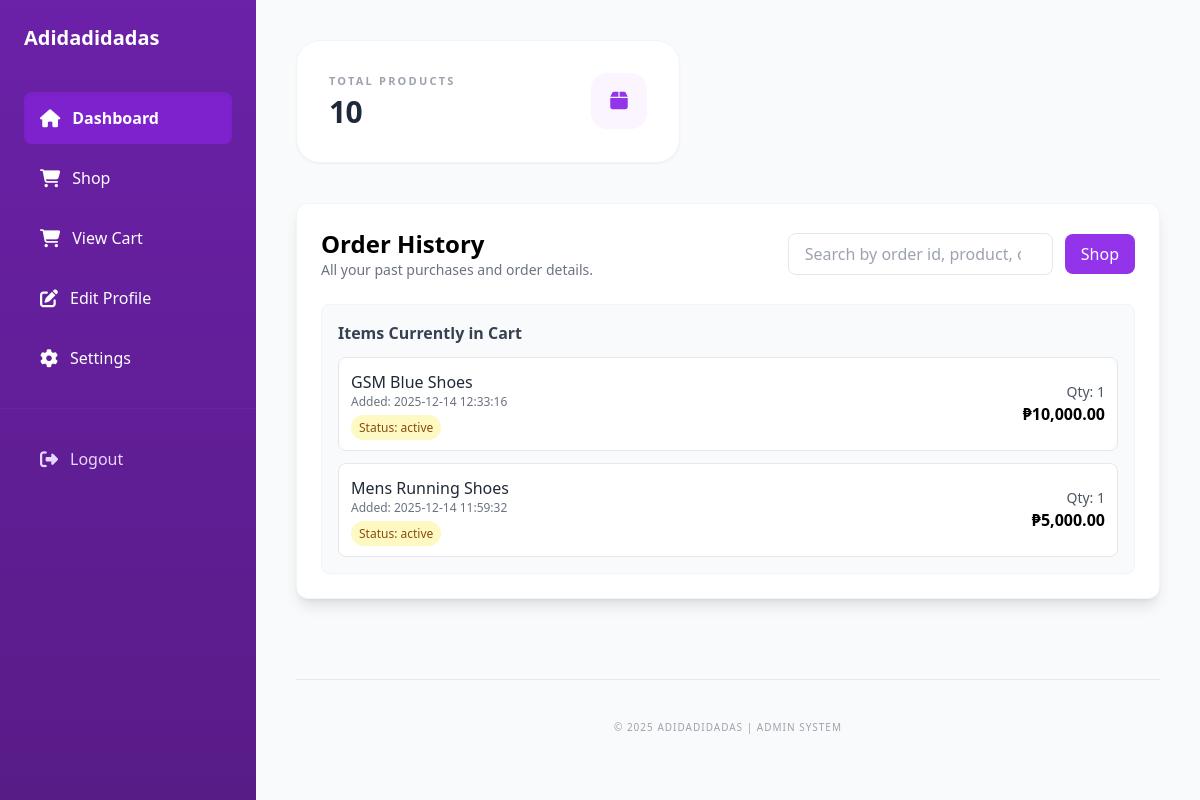
/dashboard.php (signed in), run on an earlier commit of the app's database.
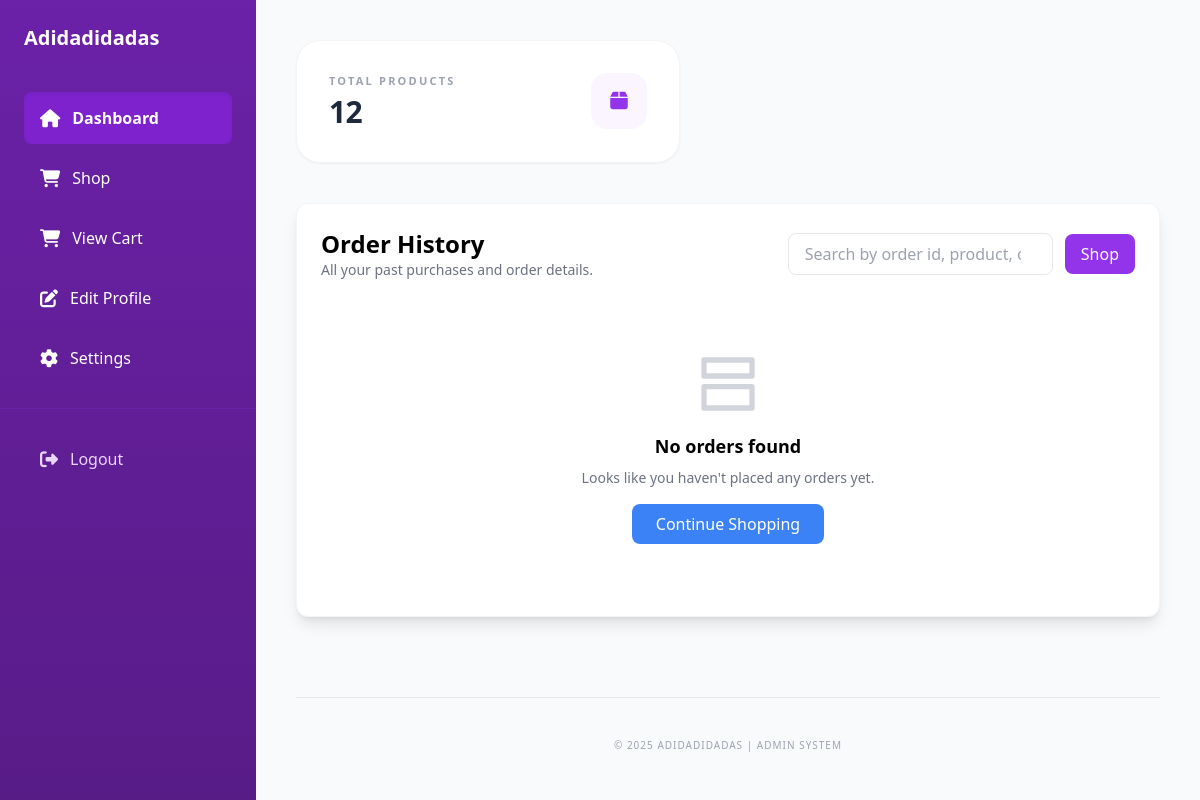
And on a later commit of the database.
### tables this page shows
CREATE TABLE `tbl_orders` (
  `order_id` int(11) NOT NULL,
  `customerID` int(11) DEFAULT NULL,
  `product_id` int(11) DEFAULT NULL,
  `quantity` int(11) NOT NULL,
  `price` decimal(10,2) NOT NULL,
  `added_at` timestamp NULL DEFAULT current_timestamp(),
  `status` enum('active','purchased','removed') DEFAULT 'active',
  `updated_at` timestamp NULL DEFAULT current_timestamp()
);

CREATE TABLE `tbl_products` (
  `product_id` int(11) NOT NULL,
  `product_name` varchar(250) DEFAULT NULL,
  `price` decimal(10,2) DEFAULT NULL,
  `quantity` int(11) DEFAULT NULL,
  `category_id` int(11) DEFAULT NULL,
  `image_path` varchar(255) NOT NULL
);

### order_history.php (the view, shortened to what this page needs)
<?php
include 'connection.php';
$orders = [];
$cart_items = [];
$uid = intval($_SESSION['user_id']);
$user_col = 'user_id';
$colCheck = mysqli_query($conn, "SHOW COLUMNS FROM tbl_orders LIKE 'customerID'");
if ($colCheck && mysqli_num_rows($colCheck) > 0) {
    $user_col = 'customerID';
}
$user_val = $uid;
if ($user_col === 'customerID') {
    if (isset($_SESSION['customerID']) && intval($_SESSION['customerID']) > 0) {
        $user_val = intval($_SESSION['customerID']);
    } else {
        $custRes = mysqli_query($conn, "SELECT customerID FROM tbl_customers WHERE user_id = " . $uid . " LIMIT 1");
        if ($custRes && mysqli_num_rows($custRes) > 0) {
            $crow = mysqli_fetch_assoc($custRes);
            $user_val = intval($crow['customerID']);
        }
    }
}
$cstmt = $conn->prepare("SELECT o.order_id,o.product_id,o.quantity,o.price,o.status,o.added_at,p.product_name FROM tbl_orders o LEFT JOIN tbl_products p ON o.product_id = p.product_id WHERE o.$user_col = ? AND o.status = 'active' ORDER BY o.added_at DESC");
$cstmt->bind_param('i', $user_val);
$cstmt->execute();
$cres = $cstmt->get_result();
if ($cres) {
    while ($r = $cres->fetch_assoc()) $cart_items[] = $r;
}
function render_order_history($orders, $cart_items = []) {
    ?>
    <div class="bg-white rounded-xl shadow-lg border border-gray-100 p-6 mt-6">
        <div class="flex items-center justify-between mb-6">
            <div>
                <h2 class="text-2xl font-bold">Order History</h2>
                <p class="text-sm text-gray-500">All your past purchases and order details.</p>
            </div>
            <div class="flex items-center gap-3">
                <input type="search" id="filter" placeholder="Search by order id, product, or date" class="px-4 py-2 border border-gray-200 rounded-lg focus:outline-none focus:ring-2 focus:ring-purple-500" />
                <a href="dashboard.php" class="inline-flex items-center gap-2 px-4 py-2 bg-purple-600 text-white rounded-lg hover:bg-purple-700">Shop</a>
            </div>
        </div>
        <?php if (empty($orders) && empty($cart_items)): ?>
            <div class="text-center py-12">
                <svg class="mx-auto w-16 h-16 text-gray-300" fill="none" viewBox="0 0 24 24" stroke="currentColor"><path stroke-linecap="round" stroke-linejoin="round" stroke-width="2" d="M3 3h18v6H3V3zM3 13h18v8H3v-8z"/></svg>
                <h3 class="mt-4 text-lg font-semibold">No orders found</h3>
                <p class="text-sm text-gray-500 mt-2">Looks like you haven't placed any orders yet.</p>
                <a href="index.php" class="mt-4 inline-block px-6 py-2 bg-blue-500 text-white rounded-lg hover:bg-blue-600">Continue Shopping</a>
            </div>
        <?php else: ?>
            <div class="space-y-6">
                <?php if (!empty($cart_items)): ?>
                    <div class="bg-gray-50 rounded-lg p-4 border border-gray-100">
                        <h3 class="font-semibold text-gray-700 mb-3">Items Currently in Cart</h3>
                        <div class="grid grid-cols-1 gap-3">
                            <?php foreach ($cart_items as $item):
                                $subtotal = floatval($item['price']) * intval($item['quantity']);
                            ?>
                            <div class="flex justify-between items-center p-3 bg-white rounded-lg border">
                                <div>
                                    <div class="font-medium text-gray-800"><?php echo htmlspecialchars($item['product_name'] ?? 'Product'); ?></div>
                                    <div class="text-xs text-gray-500">Added: <?php echo htmlspecialchars($item['added_at'] ?? $item['created_at'] ?? ''); ?></div>
                                    <div class="mt-1">
                                        <span class="px-2 py-1 text-xs rounded-full bg-yellow-100 text-yellow-800">Status: <?php echo htmlspecialchars($item['status'] ?? 'active'); ?></span>
                                    </div>
                                </div>
                                <div class="text-right">
                                    <div class="text-sm text-gray-600">Qty: <?php echo intval($item['quantity']); ?></div>
                                    <div class="font-semibold">₱<?php echo number_format($subtotal,2); ?></div>
                                </div>
                            </div>
                            <?php endforeach; ?>
                        </div>
                    </div>
                <?php endif; ?>
            </div>
        <?php endif; ?>
    </div>
    <?php
    return ob_get_clean();
}
if (basename($_SERVER['PHP_SELF']) !== basename(__FILE__)) {
    echo render_order_history($orders, $cart_items);
    return;
}
?>

### dashboard.php (shortened to what this page needs)
<?php
    include 'connection.php';
    $query = "SELECT COUNT(*) as total FROM tbl_products";
    $result = mysqli_query($conn, $query);
    $totalProducts = 0;
    if ($result) {
        $row = mysqli_fetch_assoc($result);
        $totalProducts = $row['total'];
    }
    $userType = isset($_SESSION['userType']) ? strtolower($_SESSION['userType']) : 'customer';
?>
<!DOCTYPE html>
<html lang="en">
<head>
    <script src="https://cdn.tailwindcss.com"></script>
    <link rel="stylesheet" href="https://cdnjs.cloudflare.com/ajax/libs/font-awesome/6.4.0/css/all.min.css">
</head>
<body class="bg-gray-100">
    <div class="grid grid-col-1 md:grid-col-3 h-screen overflow-hidden">
        <div class="w-64  hidden md:block bg-gradient-to-b from-purple-800 to-purple-900 text-white flex flex-col fixed h-screen left-0 top-0 z-50">
            <div class="p-6 flex-grow overflow-y-auto">
                <div class="flex items-center gap-3 mb-10">
                    <h1 class="text-xl font-bold">Adidadidadas</h1>
                </div>
                <nav class="space-y-2">
                    <a href="dashboard.php" class="sidebar-btn flex items-center gap-3 px-4 py-3 rounded-lg <?php echo (!isset($_GET['content'])) ? 'bg-purple-700 shadow-inner font-bold' : 'hover:bg-purple-700/50'; ?>">
                        <i class="fas fa-home text-lg"></i>
                        <span>Dashboard</span>
                    </a>
                    <?php if ($userType === 'admin' || $userType === 'staff') : ?>
                        <div class="pt-4 pb-1 text-xs text-purple-300 uppercase font-semibold px-4 tracking-wider">Management</div>
                        <a href="?content=add_product" class="sidebar-btn flex items-center gap-3 px-4 py-3 rounded-lg <?php echo (isset($_GET['content']) && $_GET['content'] == 'add_product') ? 'bg-purple-700 shadow-inner font-bold' : 'hover:bg-purple-700/50'; ?>">
                            <i class="fas fa-plus-circle text-lg"></i>
                            <span>Add Product</span>
                        </a>
                         <a href="?content=manage_product" class="sidebar-btn flex items-center gap-3 px-4 py-3 rounded-lg <?php echo (isset($_GET['content']) && $_GET['content'] == 'manage_product') ? 'bg-purple-700 shadow-inner font-bold' : 'hover:bg-purple-700/50'; ?>">
                            <i class="fas fa-tasks text-lg"></i>
                            <span>Manage Product</span>
                        </a>
                        <a href="?content=add_category" class="sidebar-btn flex items-center gap-3 px-4 py-3 rounded-lg <?php echo (isset($_GET['content']) && $_GET['content'] == 'add_category') ? 'bg-purple-700 shadow-inner font-bold' : 'hover:bg-purple-700/50'; ?>">
                            <i class="fas fa-plus-circle text-lg"></i>
                            <span>Add Category</span>
                        </a>
                        <a href="?content=manage_categories" class="sidebar-btn flex items-center gap-3 px-4 py-3 rounded-lg <?php echo (isset($_GET['content']) && $_GET['content'] == 'manage_categories') ? 'bg-purple-700 shadow-inner font-bold' : 'hover:bg-purple-700/50'; ?>">
                            <i class="fas fa-tags text-lg"></i>
                            <span>Manage Categories</span>
                        </a>
                    <?php else : ?>
                         <a href="index.php" class="sidebar-btn flex items-center gap-3 px-4 py-3 rounded-lg <?php echo (isset($_GET['content']) && $_GET['content'] == 'manage_categories') ? 'bg-purple-700 shadow-inner font-bold' : 'hover:bg-purple-700/50'; ?>">
                           <i class="fa-solid fa-cart-shopping text-lg  "></i>
                            <span>Shop</span>
                        </a>
                        <a href="?content=viewcart" class="sidebar-btn flex items-center gap-3 px-4 py-3 rounded-lg <?php echo (isset($_GET['content']) && $_GET['content'] == 'viewcart') ? 'bg-purple-700 shadow-inner font-bold' : 'hover:bg-purple-700/50'; ?>">
                           <i class="fa-solid fa-cart-shopping text-lg  "></i>
                            <span>View Cart</span>
                        </a>
                        <a href="?content=editprofile" class="sidebar-btn flex items-center gap-3 px-4 py-3 rounded-lg <?php echo (isset($_GET['content']) && $_GET['content'] == 'editprofile') ? 'bg-purple-700 shadow-inner font-bold' : 'hover:bg-purple-700/50'; ?>">
                           <i class="fa-solid fa-pen-to-square text-lg"></i>
                            <span>Edit Profile</span>
                         </a>
                    <?php endif; ?>
                    <a href="?content=settings" class="sidebar-btn flex items-center gap-3 px-4 py-3 rounded-lg mt-4 <?php echo (isset($_GET['content']) && $_GET['content'] == 'settings') ? 'bg-purple-700 shadow-inner font-bold' : 'hover:bg-purple-700/50'; ?>">
                        <i class="fas fa-cog text-lg"></i>
                        <span>Settings</span>
                    </a>
                </nav>
            </div>
            <div class="p-6 border-t border-purple-800">
                <a href="logout.php" class="sidebar-btn flex items-center gap-3 px-4 py-3 rounded-lg hover:bg-red-600/20 text-purple-200">
                    <i class="fas fa-sign-out-alt text-lg"></i>
                    <span>Logout</span>
                </a>
            </div>
        </div>
        <div id="main-content" class="flex-1 ml-64 h-screen overflow-y-auto bg-gray-50 flex flex-col">
            <div class="p-10 w-full min-h-screen">
                <?php if (!isset($_GET['content'])) : ?>
                <div class="mb-10 max-w-sm">
                    <div class="bg-white p-8 rounded-3xl shadow-sm border border-gray-100 flex items-center justify-between transition hover:shadow-md">
                        <div>
                            <p class="text-[11px] font-bold text-gray-400 uppercase tracking-[0.2em] mb-1">Total Products</p>
                            <h3 class="text-3xl font-bold text-slate-800 tracking-tight">
                                <?php echo number_format($totalProducts); ?>
                            </h3>
                        </div>
                        <div class="h-14 w-14 bg-purple-50 rounded-2xl flex items-center justify-center text-purple-600">
                            <i class="fas fa-box text-xl"></i>
                        </div>
                    </div>
                </div>
                <?php endif; ?>
                <div id="contentArea" class="w-full">
                    <?php
                    if(isset($_GET['content'])){
                        $content = $_GET['content'];
                        $pages = [
                            'manage_categories' => './manage_categories.php',
                            'add_product' => './add_product.php',
                            'add_category' => './add_category.php',
                            'manage_product' => './manage_product.php',
                            'user_log' => './user_log.php',
                            'edit_log' => './edit_log.php',
                            'edit_product' => './edit_product.php',
                            'edit_category' => './edit_category.php',
                            'settings' => './settings.php',
                            'history' => './order_history.php',
                            'viewcart' => './cart.php',
                            'editprofile' => './customer_info.php',
                            'cart' => './cart.php'
                        ];
                        if(array_key_exists($content, $pages) && file_exists($pages[$content])) {
                            include $pages[$content];
                        } else {
                            echo "<div class='p-12 bg-white rounded-3xl border border-dashed border-gray-200 text-center text-gray-400 font-bold'>
                                    <i class='fas fa-search mb-4 text-4xl block'></i> PAGE NOT FOUND
                                  </div>";
                        }
                    } else {
                        include './order_history.php';
                    }
                    ?>
                </div>
                <footer class="mt-20 py-10 text-center border-t border-gray-200">
                    <p class="text-gray-400 text-[10px] uppercase tracking-widest">&copy; 2025 Adidadidadas | Admin System</p>
                </footer>
            </div>
        </div>
    </div>
</body>
</html>

### dashboard.php (style rules this page uses)
.sidebar-btn { transition: all 0.3s ease; }
body { overflow: hidden; }

What changed in the data, as far as the page shows it:
removed tbl_orders: product.product_name "GSM Blue Shoes", added_at "2025-12-14 12:33:16", status "active", quantity "1", subtotal "10,000.00"
removed tbl_orders: product.product_name "Mens Running Shoes", added_at "2025-12-14 11:59:32", status "active", quantity "1", subtotal "5,000.00"
Also different on the page:
$totalProducts: "10" → "12"
text no longer shown: "Items Currently in Cart"
text now shown: "No orders found Looks like you haven't placed any orders yet. Continue Shopping"
